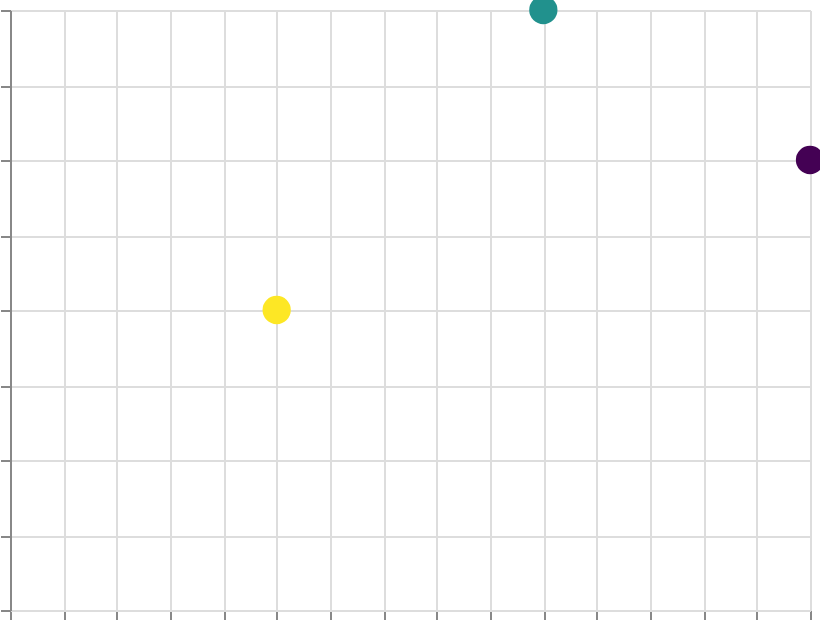

Vega-Lite specification for this chart:
### Vega specification from a JSON file in a GitHub repository (floating-point values rounded to 4 significant figures)
{"$schema": "https://vega.github.io/schema/vega/v6.json", "width": 400, "height": 300, "padding": 5, "autosize": "none", "data": [{"name": "table", "values": [{"x": 1, "y": 2, "val": 10}, {"x": 2, "y": 4, "val": 50}, {"x": 3, "y": 3, "val": 90}]}], "scales": [{"name": "x", "type": "linear", "domain": {"data": "table", "field": "x"}, "range": "width", "nice": true}, {"name": "y", "type": "linear", "domain": {"data": "table", "field": "y"}, "range": [{"signal": "height"}, 0], "nice": true}, {"name": "color", "type": "linear", "domain": {"data": "table", "field": "val"}, "reverse": true, "range": {"scheme": "viridis"}}], "marks": [{"type": "symbol", "from": {"data": "table"}, "encode": {"update": {"x": {"scale": "x", "field": "x"}, "y": {"scale": "y", "field": "y"}, "size": {"value": 200}, "fill": {"scale": "color", "field": "val"}}}}], "axes": [{"scale": "x", "orient": "bottom", "grid": true, "labels": false}, {"scale": "y", "orient": "left", "grid": true, "labels": false}], "legends": [{"fill": "color"}]}
